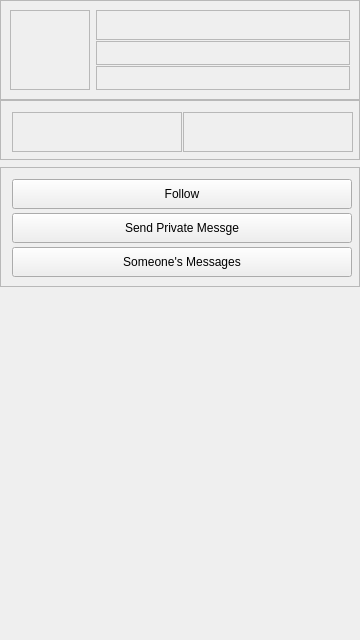
<?xml version="1.0" encoding="UTF-8"?>
<ui version="4.0">
 <class>MainWindow</class>
 <widget class="QMainWindow" name="MainWindow">
  <property name="geometry">
   <rect>
    <x>0</x>
    <y>0</y>
    <width>360</width>
    <height>640</height>
   </rect>
  </property>
  <property name="minimumSize">
   <size>
    <width>360</width>
    <height>640</height>
   </size>
  </property>
  <property name="maximumSize">
   <size>
    <width>360</width>
    <height>640</height>
   </size>
  </property>
  <property name="windowTitle">
   <string>MainWindow</string>
  </property>
  <property name="inputMethodHints">
   <set>Qt::ImhNone</set>
  </property>
  <widget class="QWidget" name="centralWidget">
   <layout class="QVBoxLayout" name="verticalLayout_3">
    <property name="margin">
     <number>0</number>
    </property>
    <item>
     <widget class="QFrame" name="headerFrame">
      <property name="minimumSize">
       <size>
        <width>360</width>
        <height>161</height>
       </size>
      </property>
      <property name="maximumSize">
       <size>
        <width>16777215</width>
        <height>161</height>
       </size>
      </property>
      <property name="frameShape">
       <enum>QFrame::NoFrame</enum>
      </property>
      <property name="frameShadow">
       <enum>QFrame::Raised</enum>
      </property>
      <layout class="QVBoxLayout" name="verticalLayout_4">
       <property name="spacing">
        <number>0</number>
       </property>
       <property name="margin">
        <number>0</number>
       </property>
       <item>
        <widget class="QFrame" name="avatarFrame">
         <property name="minimumSize">
          <size>
           <width>360</width>
           <height>100</height>
          </size>
         </property>
         <property name="maximumSize">
          <size>
           <width>16777215</width>
           <height>100</height>
          </size>
         </property>
         <property name="frameShape">
          <enum>QFrame::StyledPanel</enum>
         </property>
         <property name="frameShadow">
          <enum>QFrame::Raised</enum>
         </property>
         <layout class="QHBoxLayout" name="horizontalLayout_2">
          <property name="margin">
           <number>9</number>
          </property>
          <item>
           <widget class="QLabel" name="avatar">
            <property name="minimumSize">
             <size>
              <width>80</width>
              <height>80</height>
             </size>
            </property>
            <property name="maximumSize">
             <size>
              <width>80</width>
              <height>80</height>
             </size>
            </property>
            <property name="font">
             <font>
              <weight>50</weight>
              <bold>false</bold>
             </font>
            </property>
            <property name="frameShape">
             <enum>QFrame::StyledPanel</enum>
            </property>
            <property name="text">
             <string/>
            </property>
           </widget>
          </item>
          <item>
           <layout class="QVBoxLayout" name="verticalLayout">
            <property name="spacing">
             <number>1</number>
            </property>
            <item>
             <widget class="QLabel" name="name">
              <property name="minimumSize">
               <size>
                <width>200</width>
                <height>30</height>
               </size>
              </property>
              <property name="maximumSize">
               <size>
                <width>16777215</width>
                <height>30</height>
               </size>
              </property>
              <property name="sizeIncrement">
               <size>
                <width>0</width>
                <height>30</height>
               </size>
              </property>
              <property name="frameShape">
               <enum>QFrame::StyledPanel</enum>
              </property>
              <property name="text">
               <string/>
              </property>
             </widget>
            </item>
            <item>
             <widget class="QLabel" name="title">
              <property name="minimumSize">
               <size>
                <width>200</width>
                <height>24</height>
               </size>
              </property>
              <property name="maximumSize">
               <size>
                <width>16777215</width>
                <height>24</height>
               </size>
              </property>
              <property name="frameShape">
               <enum>QFrame::StyledPanel</enum>
              </property>
              <property name="text">
               <string/>
              </property>
             </widget>
            </item>
            <item>
             <widget class="QLabel" name="address">
              <property name="minimumSize">
               <size>
                <width>200</width>
                <height>24</height>
               </size>
              </property>
              <property name="maximumSize">
               <size>
                <width>16777215</width>
                <height>24</height>
               </size>
              </property>
              <property name="frameShape">
               <enum>QFrame::StyledPanel</enum>
              </property>
              <property name="text">
               <string/>
              </property>
             </widget>
            </item>
           </layout>
          </item>
         </layout>
        </widget>
       </item>
       <item>
        <widget class="QFrame" name="followFrame">
         <property name="minimumSize">
          <size>
           <width>360</width>
           <height>60</height>
          </size>
         </property>
         <property name="maximumSize">
          <size>
           <width>16777215</width>
           <height>60</height>
          </size>
         </property>
         <property name="sizeIncrement">
          <size>
           <width>0</width>
           <height>0</height>
          </size>
         </property>
         <property name="frameShape">
          <enum>QFrame::StyledPanel</enum>
         </property>
         <property name="frameShadow">
          <enum>QFrame::Raised</enum>
         </property>
         <layout class="QHBoxLayout" name="horizontalLayout">
          <item>
           <widget class="QLabel" name="followers">
            <property name="minimumSize">
             <size>
              <width>170</width>
              <height>40</height>
             </size>
            </property>
            <property name="maximumSize">
             <size>
              <width>16777215</width>
              <height>40</height>
             </size>
            </property>
            <property name="frameShape">
             <enum>QFrame::StyledPanel</enum>
            </property>
            <property name="text">
             <string/>
            </property>
           </widget>
          </item>
          <item>
           <widget class="QLabel" name="following">
            <property name="minimumSize">
             <size>
              <width>170</width>
              <height>40</height>
             </size>
            </property>
            <property name="maximumSize">
             <size>
              <width>16777215</width>
              <height>40</height>
             </size>
            </property>
            <property name="frameShape">
             <enum>QFrame::StyledPanel</enum>
            </property>
            <property name="text">
             <string/>
            </property>
           </widget>
          </item>
         </layout>
        </widget>
       </item>
      </layout>
     </widget>
    </item>
    <item>
     <widget class="QFrame" name="buttonFrame">
      <property name="minimumSize">
       <size>
        <width>360</width>
        <height>120</height>
       </size>
      </property>
      <property name="maximumSize">
       <size>
        <width>16777215</width>
        <height>120</height>
       </size>
      </property>
      <property name="frameShape">
       <enum>QFrame::StyledPanel</enum>
      </property>
      <property name="frameShadow">
       <enum>QFrame::Raised</enum>
      </property>
      <layout class="QVBoxLayout" name="verticalLayout_2">
       <item>
        <widget class="QPushButton" name="followButton">
         <property name="minimumSize">
          <size>
           <width>340</width>
           <height>30</height>
          </size>
         </property>
         <property name="maximumSize">
          <size>
           <width>16777215</width>
           <height>30</height>
          </size>
         </property>
         <property name="text">
          <string>Follow</string>
         </property>
        </widget>
       </item>
       <item>
        <widget class="QPushButton" name="sendMessageButton">
         <property name="minimumSize">
          <size>
           <width>340</width>
           <height>30</height>
          </size>
         </property>
         <property name="maximumSize">
          <size>
           <width>16777215</width>
           <height>30</height>
          </size>
         </property>
         <property name="text">
          <string>Send Private Messge</string>
         </property>
        </widget>
       </item>
       <item>
        <widget class="QPushButton" name="messagesButon">
         <property name="minimumSize">
          <size>
           <width>340</width>
           <height>30</height>
          </size>
         </property>
         <property name="maximumSize">
          <size>
           <width>16777215</width>
           <height>30</height>
          </size>
         </property>
         <property name="text">
          <string>Someone's Messages</string>
         </property>
        </widget>
       </item>
      </layout>
     </widget>
    </item>
    <item>
     <spacer name="verticalSpacer">
      <property name="orientation">
       <enum>Qt::Vertical</enum>
      </property>
      <property name="sizeHint" stdset="0">
       <size>
        <width>20</width>
        <height>326</height>
       </size>
      </property>
     </spacer>
    </item>
   </layout>
  </widget>
 </widget>
 <layoutdefault spacing="6" margin="11"/>
 <resources/>
 <connections/>
</ui>
